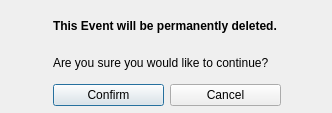
<?xml version="1.0" encoding="UTF-8"?>
<ui version="4.0">
 <class>removeEvent</class>
 <widget class="QDialog" name="removeEvent">
  <property name="geometry">
   <rect>
    <x>0</x>
    <y>0</y>
    <width>332</width>
    <height>113</height>
   </rect>
  </property>
  <property name="windowTitle">
   <string>Dialog</string>
  </property>
  <widget class="QWidget" name="layoutWidget">
   <property name="geometry">
    <rect>
     <x>53</x>
     <y>10</y>
     <width>228</width>
     <height>96</height>
    </rect>
   </property>
   <layout class="QVBoxLayout" name="verticalLayout_2">
    <item>
     <layout class="QVBoxLayout" name="verticalLayout">
      <item>
       <widget class="QLabel" name="label">
        <property name="font">
         <font>
          <weight>75</weight>
          <bold>true</bold>
         </font>
        </property>
        <property name="text">
         <string>This Event will be permanently deleted. </string>
        </property>
       </widget>
      </item>
      <item>
       <widget class="QLabel" name="label_2">
        <property name="text">
         <string>Are you sure you would like to continue?</string>
        </property>
       </widget>
      </item>
     </layout>
    </item>
    <item>
     <layout class="QHBoxLayout" name="horizontalLayout_6">
      <item>
       <widget class="QPushButton" name="confirm">
        <property name="text">
         <string>Confirm</string>
        </property>
       </widget>
      </item>
      <item>
       <widget class="QPushButton" name="cancel">
        <property name="text">
         <string>Cancel</string>
        </property>
       </widget>
      </item>
     </layout>
    </item>
   </layout>
  </widget>
 </widget>
 <resources/>
 <connections/>
</ui>
